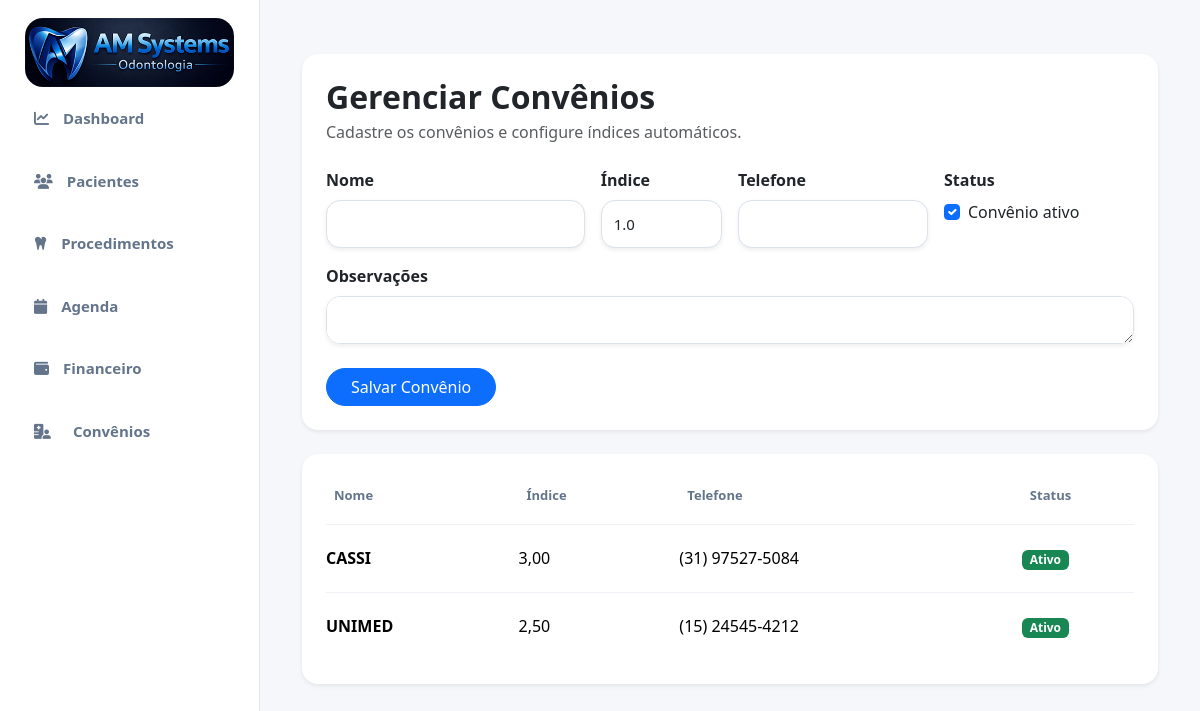
Before: /convenios/ (signed in) with the older database file.
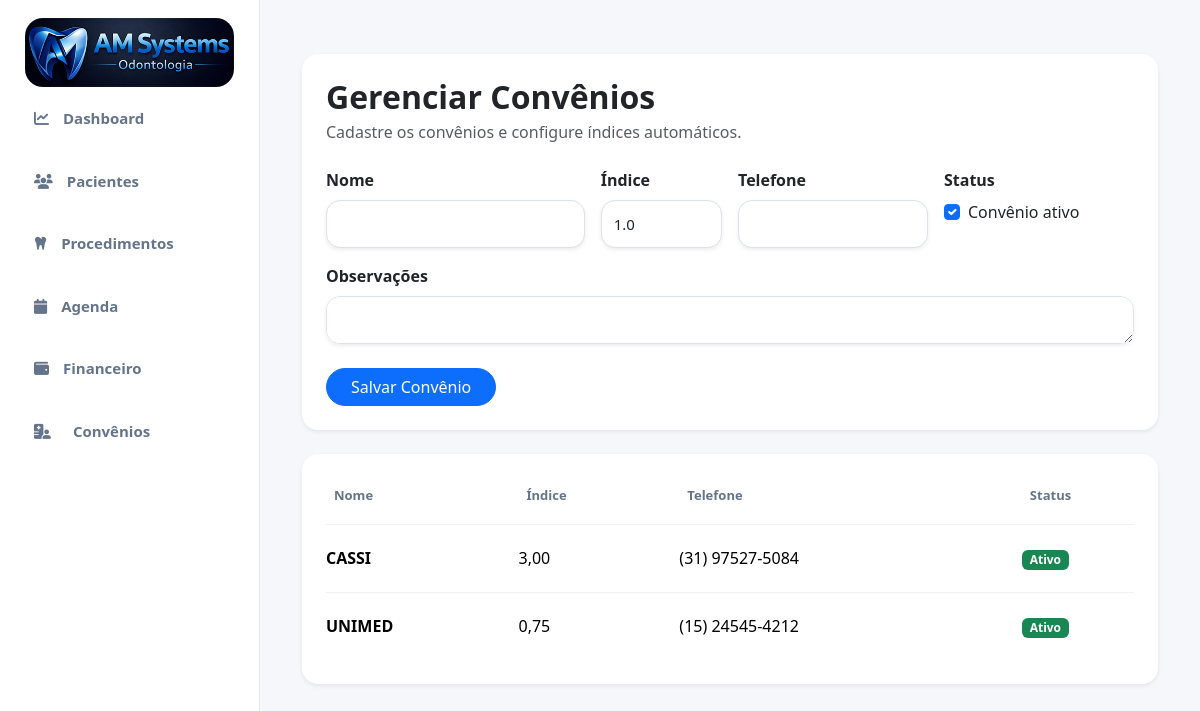
After: the same page with the newer database file.
### accounts/models.py (models this page shows, shortened)
class Convenio(models.Model):
    nome = models.CharField(
        max_length=150
    )
    indice = models.DecimalField(
        max_digits=5,
        decimal_places=2,
        default=1.00
    )
    telefone = models.CharField(
        max_length=20,
        blank=True,
        null=True
    )
    observacoes = models.TextField(
        blank=True,
        null=True
    )
    ativo = models.BooleanField(
        default=True
    )
    criado_em = models.DateTimeField(
        auto_now_add=True
    )

### accounts/views.py (the view)
@login_required(login_url='/')
def convenios(request):
    convenios = Convenio.objects.all().order_by('nome')
    form = ConvenioForm()
    if request.method == 'POST':
        form = ConvenioForm(request.POST)
        if form.is_valid():
            form.save()
            return redirect('convenios')
    context = {
        'form': form,
        'convenios': convenios
    }
    return render(
        request,
        'accounts/convenios.html',
        context
    )

### accounts/forms.py
class ConvenioForm(forms.ModelForm):
    class Meta:
        model = Convenio
        fields = [
            'nome',
            'indice',
            'telefone',
            'observacoes',
            'ativo'
        ]
        widgets = {
            'nome': forms.TextInput(
                attrs={
                    'class': 'form-control shadow-sm'
                }
            ),
            'indice': forms.NumberInput(
                attrs={
                    'class': 'form-control shadow-sm',
                    'step': '0.01'
                }
            ),
            'telefone': forms.TextInput(
                attrs={
                    'class': 'form-control shadow-sm'
                }
            ),
            'observacoes': forms.Textarea(
                attrs={
                    'class': 'form-control shadow-sm',
                    'rows': 3
                }
            ),
            'ativo': forms.CheckboxInput(
                attrs={
                    'class': 'form-check-input'
                }
            )
        }

### accounts/templates/accounts/convenios.html (shortened to what this page needs)
{% extends 'accounts/base.html' %}
{% block content %}
<div class="container-fluid py-4">
    <div class="card border-0 shadow-sm rounded-4">
        <div class="card-body p-4">
            <h2 class="fw-bold mb-1">
                Gerenciar Convênios
            </h2>
            <p class="text-muted mb-4">
                Cadastre os convênios e configure índices automáticos.
            </p>
            <form method="POST">
                <div class="row g-3">
                    <div class="col-md-4">
                        <label class="form-label fw-semibold">
                            Nome
                        </label>
                        {{ form.nome }}
                    </div>
                    <div class="col-md-2">
                        <label class="form-label fw-semibold">
                            Índice
                        </label>
                        {{ form.indice }}
                    </div>
                    <div class="col-md-3">
                        <label class="form-label fw-semibold">
                            Telefone
                        </label>
                        {{ form.telefone }}
                    </div>
                    <div class="col-md-3">
                        <label class="form-label fw-semibold d-block">
                            Status
                        </label>
                        <div class="form-check mt-2">
                            {{ form.ativo }}
                            <label class="form-check-label">
                                Convênio ativo
                            </label>
                        </div>
                    </div>
                    <div class="col-12">
                        <label class="form-label fw-semibold">
                            Observações
                        </label>
                        {{ form.observacoes }}
                    </div>
                </div>
                <button class="btn btn-primary rounded-pill px-4 mt-4">
                    Salvar Convênio
                </button>
            </form>
        </div>
    </div>
    <div class="card border-0 shadow-sm rounded-4 mt-4">
        <div class="card-body p-4">
            <div class="table-responsive">
                <table class="table align-middle">
                    <thead>
                        <tr>
                            <th>Nome</th>
                            <th>Índice</th>
                            <th>Telefone</th>
                            <th>Status</th>
                        </tr>
                    </thead>
                   <tbody>
    {% for convenio in convenios %}
    <tr>
        <td>
            <strong>
                {{ convenio.nome }}
            </strong>
        </td>
        <td>
            {{ convenio.indice }}
        </td>
        <td>
            {{ convenio.telefone }}
        </td>
        <td>
            {% if convenio.ativo %}
                <span class="badge bg-success">
                    Ativo
                </span>
            {% else %}
                <span class="badge bg-secondary">
                    Inativo
                </span>
            {% endif %}
        </td>
    </tr>
    {% empty %}
    <tr>
        <td colspan="5">
            Nenhum convênio cadastrado.
        </td>
    </tr>
    {% endfor %}
</tbody>
                </table>
            </div>
        </div>
    </div>
</div>
{% endblock %}

Changed rows visible on the page:
changed Convenio "UNIMED": indice "2,50" → "0,75"
